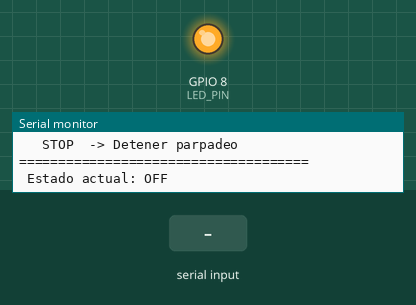
Simulated run of this sketch. Board: ESP32-C6. On the bench: output pins drawn as LEDs (lit = HIGH), the last lines printed to the serial monitor. Inputs (shaded band) come from the test bench.

Above: at 3.4 s.
3.5 s: "BLINK\n" received over Serial
At 5.4 s:
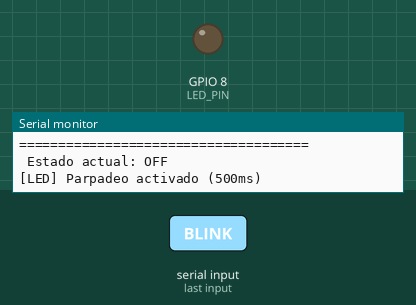
5.5 s: "ON\n" received over Serial
At 6.3 s:
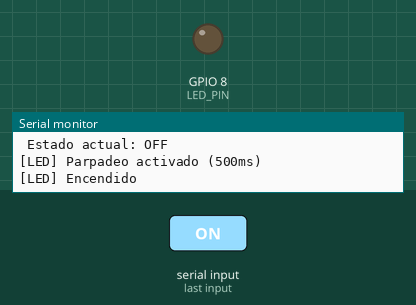
7.0 s: "OFF\n" received over Serial
At 7.3 s:
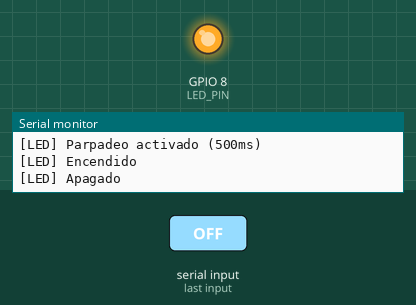
Timing chart, 0 to 10.0 s (numbered marks = the images above; inputs shaded):
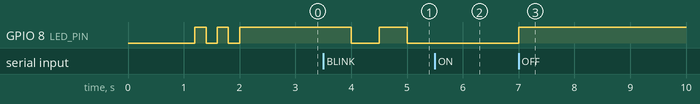

The sketch:

led_control.ino
```cpp
/*
 * =============================================================
 * XIAO ESP32C6 — Control del LED Interno
 * =============================================================
 *
 * Placa:    Seeed Studio XIAO ESP32C6
 * LED:      GPIO 15 (LED_BUILTIN) — color naranja
 * Board:    XIAO_ESP32C6 (en Arduino IDE)
 * Package:  esp32 >= 3.0.0
 *
 * Funcionalidad:
 *   - Enciende/apaga el LED con comandos Serial
 *   - Envía "ON" para encender, "OFF" para apagar
 *   - También parpadea al inicio para confirmar que funciona
 *
 * URL Board Manager:
 *   https://espressif.github.io/arduino-esp32/package_esp32_index.json
 * =============================================================
 */

#define LED_PIN LED_BUILTIN  // GPIO 15 en XIAO ESP32C6

bool ledState = false;

void setup() {
  Serial.begin(115200);
  delay(1000);  // Esperar a que se abra el Serial Monitor

  pinMode(LED_PIN, OUTPUT);
  digitalWrite(LED_PIN, HIGH);  // LED apagado al inicio (activo-bajo)

  // --- Parpadeo inicial (3 veces) para confirmar que está vivo ---
  for (int i = 0; i < 3; i++) {
    digitalWrite(LED_PIN, LOW);   // Encender (activo-bajo)
    delay(200);
    digitalWrite(LED_PIN, HIGH);  // Apagar
    delay(200);
  }

  Serial.println("=====================================");
  Serial.println(" XIAO ESP32C6 — LED Control");
  Serial.println("=====================================");
  Serial.println(" Comandos disponibles:");
  Serial.println("   ON   -> Encender LED");
  Serial.println("   OFF  -> Apagar LED");
  Serial.println("   BLINK -> Parpadeo continuo");
  Serial.println("   STOP  -> Detener parpadeo");
  Serial.println("=====================================");
  Serial.println(" Estado actual: OFF");
  Serial.println();
}

bool blinking = false;
unsigned long lastBlink = 0;
const unsigned long BLINK_INTERVAL = 500;  // ms
String inputBuffer = "";

void loop() {
  // --- Leer comandos del Serial (sin bloquear el loop) ---
  while (Serial.available()) {
    char c = (char)Serial.read();
    if (c == '\n' || c == '\r') {
      if (inputBuffer.length() > 0) {
        inputBuffer.trim();
        inputBuffer.toUpperCase();

        if (inputBuffer == "ON") {
          blinking = false;
          ledState = true;
          digitalWrite(LED_PIN, LOW);   // Encender (activo-bajo)
          Serial.println("[LED] Encendido");

        } else if (inputBuffer == "OFF") {
          blinking = false;
          ledState = false;
          digitalWrite(LED_PIN, HIGH);  // Apagar (activo-bajo)
          Serial.println("[LED] Apagado");

        } else if (inputBuffer == "BLINK") {
          blinking = true;
          lastBlink = millis();         // Resetear timer
          ledState = false;
          Serial.println("[LED] Parpadeo activado (500ms)");

        } else if (inputBuffer == "STOP") {
          blinking = false;
          ledState = false;
          digitalWrite(LED_PIN, HIGH);  // Apagar (activo-bajo)
          Serial.println("[LED] Parpadeo detenido");

        } else {
          Serial.println("[ERROR] Comando: " + inputBuffer);
          Serial.println("        Usa: ON, OFF, BLINK, STOP");
        }
        inputBuffer = "";
      }
    } else {
      inputBuffer += c;
    }
  }

  // --- Modo parpadeo (no bloqueante) ---
  if (blinking) {
    unsigned long now = millis();
    if (now - lastBlink >= BLINK_INTERVAL) {
      lastBlink = now;
      ledState = !ledState;
      digitalWrite(LED_PIN, ledState ? LOW : HIGH);  // Activo-bajo
    }
  }
}
```

Measured:
- after the input at 3.5 s, GPIO 8 (LED_PIN): HIGH → LOW after 0.50 s, → HIGH 0.50 s later, → LOW 0.50 s later
- after the input at 5.5 s, GPIO 8 (LED_PIN): stays LOW (without the input it goes to HIGH after 0.00 s)
- after the input at 7.0 s, GPIO 8 (LED_PIN): LOW → HIGH at once
